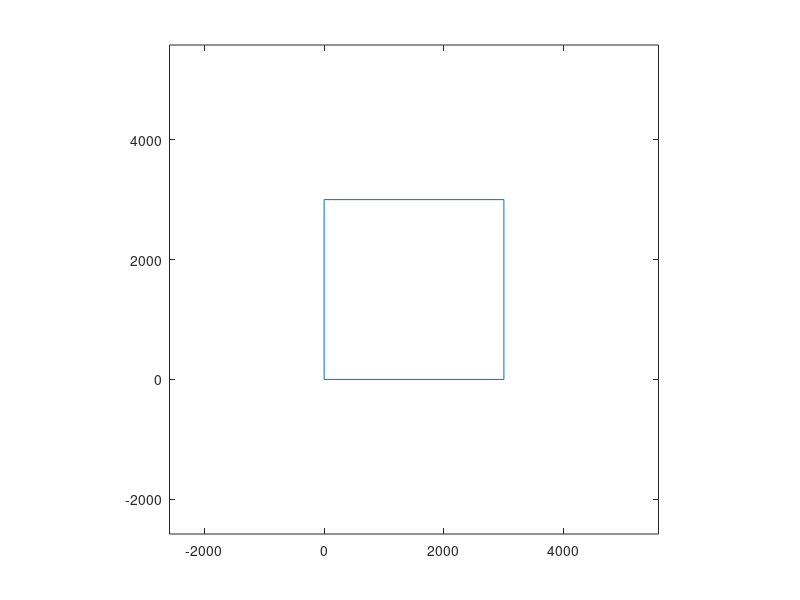

MATLAB code to generate this figure: (Note: this script raises an error after producing the figure.)
% Written by Aniket Ravan
% Generates Koch's snowflake starting with any arbitrary configuration of
% points 
% Last modified : 4/26/2016
clear all
scale = 3000;
init = [0, scale*i, scale*(1 + i), scale*1, 0];   % initial configuration of points. To be written in cyclic
% order for a closed figure
len = length(init);
% Limits of axes for plotting later
arg = abs(init(2) - init(1))*0.86;
lowX = min(real(init)) - arg;
highX = max(real(init)) + arg;
lowY = min(imag(init)) - arg;
highY = max(imag(init)) + arg;
for i = 1:9
    i
    if (i == 1)
        plot(real(init), imag(init));
        axis([min(lowX,lowY) max(highX,highY) min(lowX,lowY) max(highX,highY)]);
        axis('equal');
        pause(2);
    end
    clear kochtemp
    % kochtemp is a matrix where each row is the collection of five points 
    % of the next iteration given two points of the current iteration
    for j = 1: len - 1
        kochtemp(j,:) = koch([init(j), init(j + 1)]); 
    end
    if len > 2
        temp = kochtemp(2:size(kochtemp,1),2:5)'; % to open the matrix for 
        % concatenation in the next step
        temp = temp(:)';        % to open the matrix
        iter{i} = [kochtemp(1,:), temp]; % all sets of co-ordinates in the 
        %'i'th iteration
    else
        iter{i} = kochtemp;   % if len <= 2
    end
    len = length(iter{i});    
    init = iter{i};
    plot(real(iter{i}),imag(iter{i})); % plots at every iteration
    axis([min(lowX,lowY) max(highX,highY) min(lowX,lowY) max(highX,highY)]);
    axis('equal');
    pause(2); % pauses for 2 seconds
end
% Converting the last iteration to a 2-D image matrix
a = iter{7};
a = a + (abs(sign(min(real(a)))) - sign(min(real(a))))/2*abs(min(real(a))) + (abs(sign(min(imag(a)))) - sign(min(imag(a))))/2*1i*abs(min(imag(a))) + 1 + 1i; % Fitting plot in the first quadrant
im = zeros(round(max(imag(a))),round(max(real(a))));
for j = 1:length(a)
im(round(real(a(j))),round(imag(a(j)))) = 1;
end
imshow(imfill(im,'holes'));
hausDim(im)
